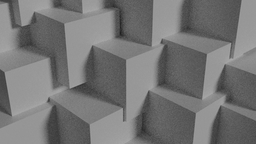
//> input picture MedianFilter/noise_test.png, 256 x 144 px, shrunk from 960 x 540 before the run
$ ./Median   (built with g++ and OpenCV 4)
//> lines starting //> are read from the running program, lines starting //| are printed output that depends on the picture
#include <opencv2/opencv.hpp>
#include <iostream>

using namespace std;
using namespace cv;


void swap(int *x, int *y)
{
	int temp = *x;
	*x = *y;
	*y = temp;
}

void BubbleSort(int n, int A[])
{
	int i, j;
	for (i = 0; i < n - 1; i++)
	{
		for (j = 0; j < n - i - 1; j++)
		{
			if (A[j] > A[j + 1])
			{
				swap(&A[j], &A[j + 1]);
			}
		}
	}
}


int updateElments(int *A[], int B[], int x, int i, int j)
{
	int o = 0;
	for (int a = i - (x) / 2; a <= i + (x) / 2; a++)
	{
		for (int b = j - (x) / 2; b <= j + (x) / 2; b++)
		{
			B[o] = A[a][b];
			o++;
		}
	}
	BubbleSort(x*x, B);
	return B[(x*x) / 2];
}


int main()
{
	Mat dst;
	Mat img = imread("noise_test.png", 0);
//> img is the input picture: 144 rows x 256 cols, CV_8UC1; min 30, max 169, mean 117.2
	img.convertTo(dst, CV_32S);
	//cout << img;

	int x = dst.rows;
//> x = 144
	int y = dst.cols;
//> y = 256

	int **arrOut = new int*[x];

	for (int i = 0; i < x; i++)
	{
		arrOut[i] = new int[y];
	}

	for (int i = 0; i < x; ++i)
	{
		for (int j = 0; j < y; ++j)
		{
			arrOut[i][j] = dst.at<int>(i, j);
		}
	}


	int z = 11;
	int median;
	int count = 0;

	int *B = new int[z*z];
	int *C = new int[x*y];
	int *D = new int[x*y];


	for (int i = (z) / 2; i <= ((z) / 2) + (x - z); i++)
	{
		for (int j = (z) / 2; j <= ((z) / 2) + (y - z); j++)
		{
			median = updateElments(arrOut, B, z, i, j);
			C[count] = median;
			count++;
		}
	}
//> this loop made 134 passes
//> (median, count) on passes 1 to 12: (150, 246), (150, 492), (150, 738), (150, 984), (150, 1230), (150, 1476), (151, 1722), (151, 1968), (151, 2214), (151, 2460), (151, 2706), (151, 2952)
//> after the loop, median = 83; count = 32964
	count = 0;

	for (int i = (z) / 2; i <= ((z) / 2) + (x - z); i++)
	{
		for (int j = (z) / 2; j <= ((z) / 2) + (y - z); j++)
		{
			arrOut[i][j] = C[count];
			count++;
		}
	}
//> this loop made 134 passes
//> count on passes 1 to 12: 246, 492, 738, 984, 1230, 1476, 1722, 1968, 2214, 2460, 2706, 2952
//> after the loop, count = 32964

	int n, m;

	for (n = 0; n < x; n++)
	{
		for (m = 0; m < y; m++)
		{
			D[n*y + m] = arrOut[n][m];
		}
	}

	// [4 lines of commented-out code are left out]

	Mat E(x, y, CV_32S);
	memcpy(E.data, D, x * y * sizeof(CV_32S));
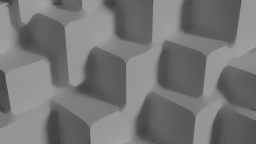
//> E: 144 rows x 256 cols, CV_32SC1; min 55, max 166, mean 118

	imwrite("noise_result.png", E);
	imshow("image", img);
	Mat img_02 = imread("noise_result.png");
//> img_02: 144 rows x 256 cols, CV_8UC3; min 55, max 166, mean 118
	imshow("image_01", img_02);
	waitKey();

	for (int i = 0; i < x; i++) {
		delete[] arrOut[i];
	}
	delete[] arrOut;

	delete[] B;
	delete[] C;
	delete[] D;

	return 0;
}
